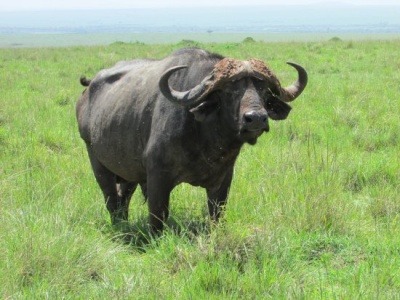
#> input picture Animal_Classification/Buffalo/Buffalo_100.jpg, 400 x 300 px; its folder holds only this picture in this run
$ jupyter execute --allow-errors PA1_Fahim.ipynb
#> lines starting #> are read from the running program, lines starting #| are printed output that depends on the picture
# Programming Assignment 1: Data Preparation and Understanding

**Image dataset:** Animal_Classification (https://www.kaggle.com/datasets/ayushv322/animal-classification)

**Four classes:** Buffalo, Elephant, Rhino, Zebra

**Text dataset:** student_8 tweet dataset (training set only, 3,000 records)

**GitHub Link:** https://github.com/mfshahriar/Data-Mining

[cell 1]
from pathlib import Path

DATA = Path.cwd() / "Animal_Classification"
CLASSES = ["Buffalo", "Elephant", "Rhino", "Zebra"]
N_PER_CLASS = 200  # used later for PCA; each folder has ~1000 images

def all_images(animal):
    """Return sorted file paths of every .jpg in that animal folder."""
    return sorted((DATA / animal).glob("*.jpg"))

def class_images(animal):
    """Return the first N_PER_CLASS file paths from that folder."""
    return all_images(animal)[:N_PER_CLASS]

for animal in CLASSES:
    total = len(all_images(animal))
    used = min(N_PER_CLASS, total)
    print(f"{animal}: using {used} of {total} images")
#> pass 2 of the loop `for animal in CLASSES:`:

## 2. Feature extraction: edge histogram and similarity measurements

Helper Methods:

[cell 2]
import numpy as np
import matplotlib.pyplot as plt
from skimage import io, color, filters, exposure

def load_gray(path):
    img = io.imread(path)
#> img is the input picture: shape (300, 400, 3); mean R, G, B 144.8, 167.6, 114.9
    return color.rgb2gray(img)
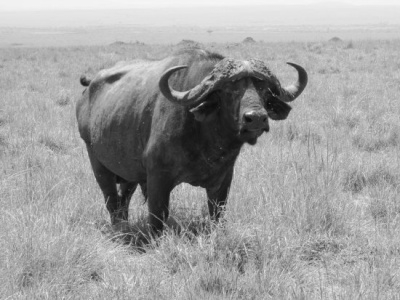
#> returned value: shape (300, 400) float64; min 0.0504, max 0.969, mean 0.623

def angle(dx, dy):
    """Calculate the angles between horizontal and vertical operators."""
    return np.mod(np.arctan2(dy, dx), np.pi)
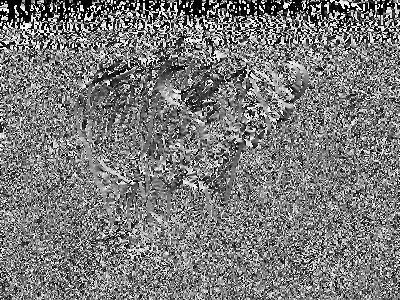
#> returned value: shape (300, 400) float64; min 0, max 3.14, mean 1.51; drawn with min black and max white

def edge_hist(gray):
    angle_sobel = angle(filters.sobel_h(gray), filters.sobel_v(gray))
    hist, _ = exposure.histogram(angle_sobel, nbins=36)
#> hist = 36 values, max 6540 at index 0, min 2695 at index 28, mean 3333.3
#> pass 2 of the loop `for i, animal in enumerate(CLASSES):`:
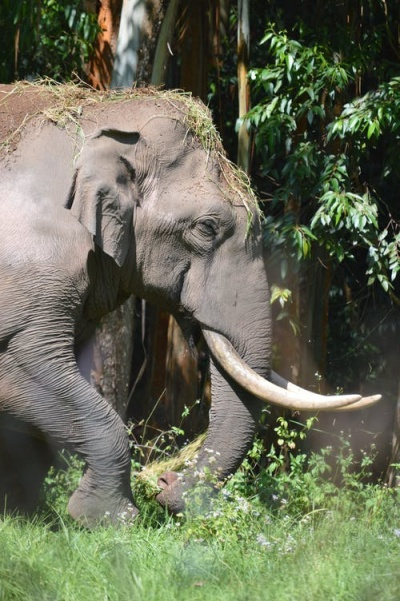
#> input picture Animal_Classification/Elephant/Elephant_10.jpg, 400 x 601 px
#> in load_gray, img is the input picture: shape (601, 400, 3); mean R, G, B 104.3, 108.6, 87.1
#> in load_gray (call 2), `return color.rgb2gray(img)`:
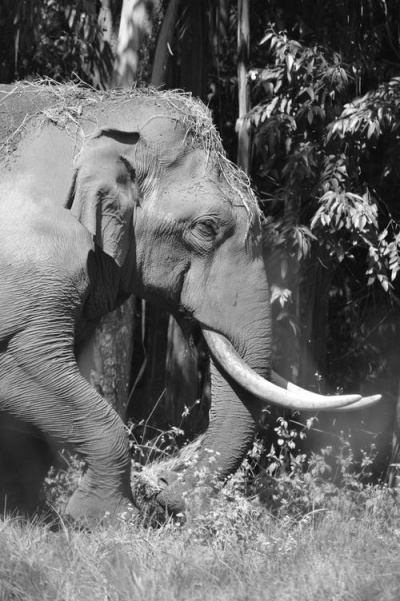
#> returned value: shape (601, 400) float64; min 0.0174, max 1, mean 0.416
#> in angle (call 2), `return np.mod(np.arctan2(dy, dx), np.pi)`:
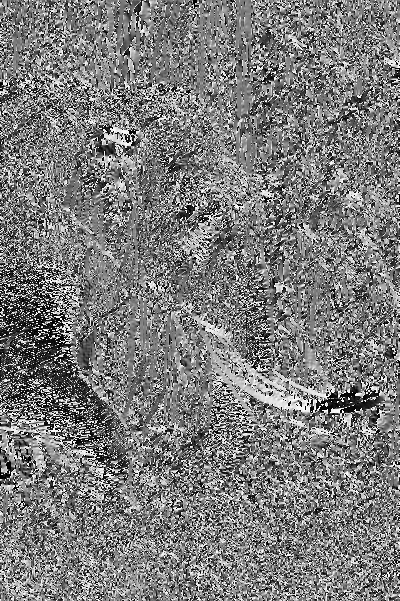
#> returned value: shape (601, 400) float64; min 0, max 3.14, mean 1.53; drawn with min black and max white
#> `hist = edge_hist(gray)`: hist = 36 values, max 8859 at index 17, min 5547 at index 30, mean 6677.8
    return hist

### 2(a) and 2(e) One image per class, plotted with its edge histogram

[cell 3]
fig, axes = plt.subplots(4, 2, figsize=(10, 12))
#print(axes);
hists = {}

#> (the rest of this cell did not finish here and is left out)

### 2(f) Comparing two edge histograms

The Buffalo and Elephant histograms from above are compared with the three required measures.

[cell 4]
from sklearn.metrics import pairwise

# Each histogram is 1 sample x 36 bins.
a = hists["Buffalo"].reshape(1, -1)
b = hists["Elephant"].reshape(1, -1)

# Each call returns a 1x1 matrix; [0, 0] is the single distance.
print("Euclidean distance:", pairwise.euclidean_distances(a, b)[0, 0].round(2))
#| Euclidean distance: 20764.26
print("Manhattan distance:", pairwise.manhattan_distances(a, b)[0, 0].round(2))
#| Manhattan distance: 120400.0
print("Cosine distance:   ", pairwise.cosine_distances(a, b)[0, 0].round(4))
#| Cosine distance:    0.0166

Euclidean and Manhattan distance is large because these histograms are raw pixel counts. A bigger photo just has more pixels, so the bars are taller and the two vectors look far apart even if the shape of the bars is similar.
Cosine is almost 0, which means the two histograms have almost the same mix of edge directions.

## 3. Histogram of Oriented Gradients (HOG)

[cell 5]
from skimage.feature import hog

path = class_images("Buffalo")[0]
gray = load_gray(path)
fd, hog_image = hog(gray, visualize=True) #  keeping the defaults
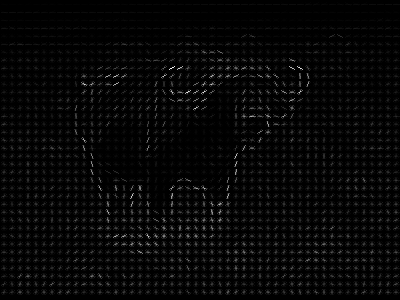
#> hog_image: shape (300, 400) float64; min 0, max 0.219, mean 0.00634; drawn with min black and max white

fig, (ax1, ax2) = plt.subplots(1, 2, figsize=(9, 4))
ax1.imshow(gray, cmap="gray")
ax1.set_title("Input image")
ax1.axis("off")

ax2.imshow(exposure.rescale_intensity(hog_image), cmap="gray")  # HOG drawing is faint; brighten so the edge lines show
ax2.set_title("Histogram of Oriented Gradients")
ax2.axis("off")

plt.tight_layout()
plt.show()
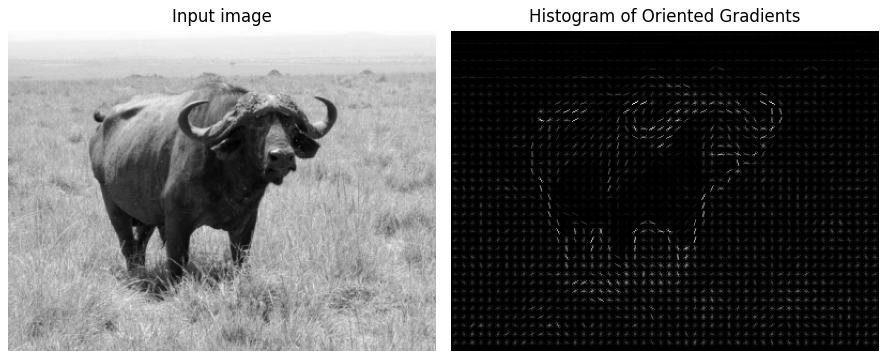
#> figure drawn by matplotlib, 2 panels

print("HOG descriptor length:", len(fd))
#| HOG descriptor length: 136080

## 4. Dimensionality reduction with PCA

### Helper: plot_2d method

One scatter-plot function for both PCA sections (images here, tweets later). Each section passes its own color dictionary.

[cell 6]
def plot_2d(points, labels, title, colors):
    """Scatter 2D points using the color dict for this problem."""
    plt.figure(figsize=(9, 7))
    for name in np.unique(labels):
        class_points = points[labels == name]   # rows for this class only
        x = class_points[:, 0]                  # PC1
        y = class_points[:, 1]                  # PC2
        plt.scatter(x, y, c=colors[name], label=name, s=16, alpha=0.7)
    plt.xlabel("Principal Component 1")
    plt.ylabel("Principal Component 2")
    plt.legend()
    plt.title(title)
    plt.show()

### 4(b), 4(c), 4(d)

[cell 7]
# 4(b) turn each image into a 36-bin edge histogram
from sklearn.decomposition import PCA
histograms = []
labels = []
# storing histogram of animal images and their associated labels
for animal in CLASSES:
    for path in class_images(animal):
        gray = load_gray(path)
        histograms.append(edge_hist(gray))
        labels.append(animal)
#> pass 2 of the loop `for animal in CLASSES:`:

X = np.array(histograms)   # shape: (n_images, 36)
labels = np.array(labels)
print("Histogram data shape:", X.shape)
#| Histogram data shape: (2, 36)

[cell 8]
# 4(c) PCA uses only X, not the labels
pca = PCA(n_components=2)
X2 = pca.fit_transform(X)  # 36 dimensions -> 2

[cell 9]
# 4(d) labels are used only to color the plot, the default colors were not the best at discriminating
animal_colors = {
    "Buffalo": "red",
    "Elephant": "blue",
    "Rhino": "green",
    "Zebra": "purple",
}
plot_2d(X2, labels, "PCA of edge histograms (36 -> 2)", animal_colors)
#> in plot_2d, `plt.show()`:
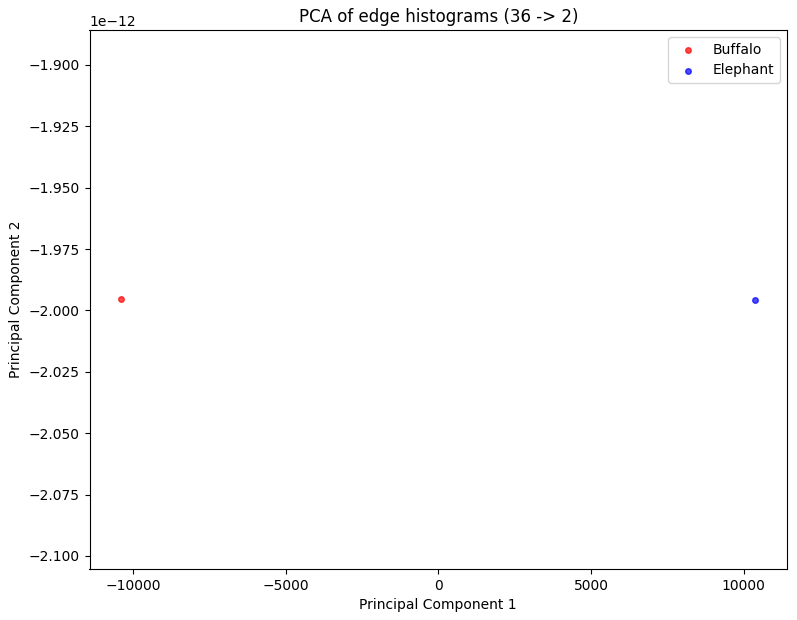
#> figure drawn by matplotlib, 1 panel

### Answer 4(d): how many classes are visually separable?

For this dataset I do not see separate clusters like the example. All four classes overlap, with a few scattered outliers. The outliers are mixed colors too, so no class is non-overlapping.

## Text processing: tweet dataset

**Text dataset:** student_8 tweet dataset

[cell 10]
import json

train_path = Path.cwd() / "student_8" / "train.json"
rows = []
#> (the rest of this cell did not finish here and is left out)

[cell 11]
from sklearn.feature_extraction.text import CountVectorizer, TfidfVectorizer

#> (the rest of this cell did not finish here and is left out)

#### Dimensionality (both): 9583

[cell 12]
chosen_emotions = ["anger", "love", "sadness", "surprise"] # I thought they would be differnet enough to be separable
print("Four classes:", ", ".join(chosen_emotions))

# Keeping the tweet only if exactly one of my four emotions is True.
keep = []
for i, row in enumerate(rows):
    count = 0
    for emotion in chosen_emotions:
        if row[emotion]:
            count = count + 1
    if count == 1:
        keep.append(i)

# For each kept tweet, storing the one chosen emotion that is True.
emo_labels = []
for i in keep:
    for emotion in chosen_emotions:
        if rows[i][emotion]:
            emo_labels.append(emotion)
            break   # only one tag, so we can stop
emo_labels = np.array(emo_labels)

#print(len(keep))

for emotion in chosen_emotions:
    n = (emo_labels == emotion).sum()   # how many kept tweets have this label
    print((emotion, n))

color_list = ["red", "violet", "blue", "green"]
emotion_colors = {}
for i, emotion in enumerate(chosen_emotions):
    emotion_colors[emotion] = color_list[i]

# Plot 1: token counts
#> (the rest of this cell did not finish here and is left out)
